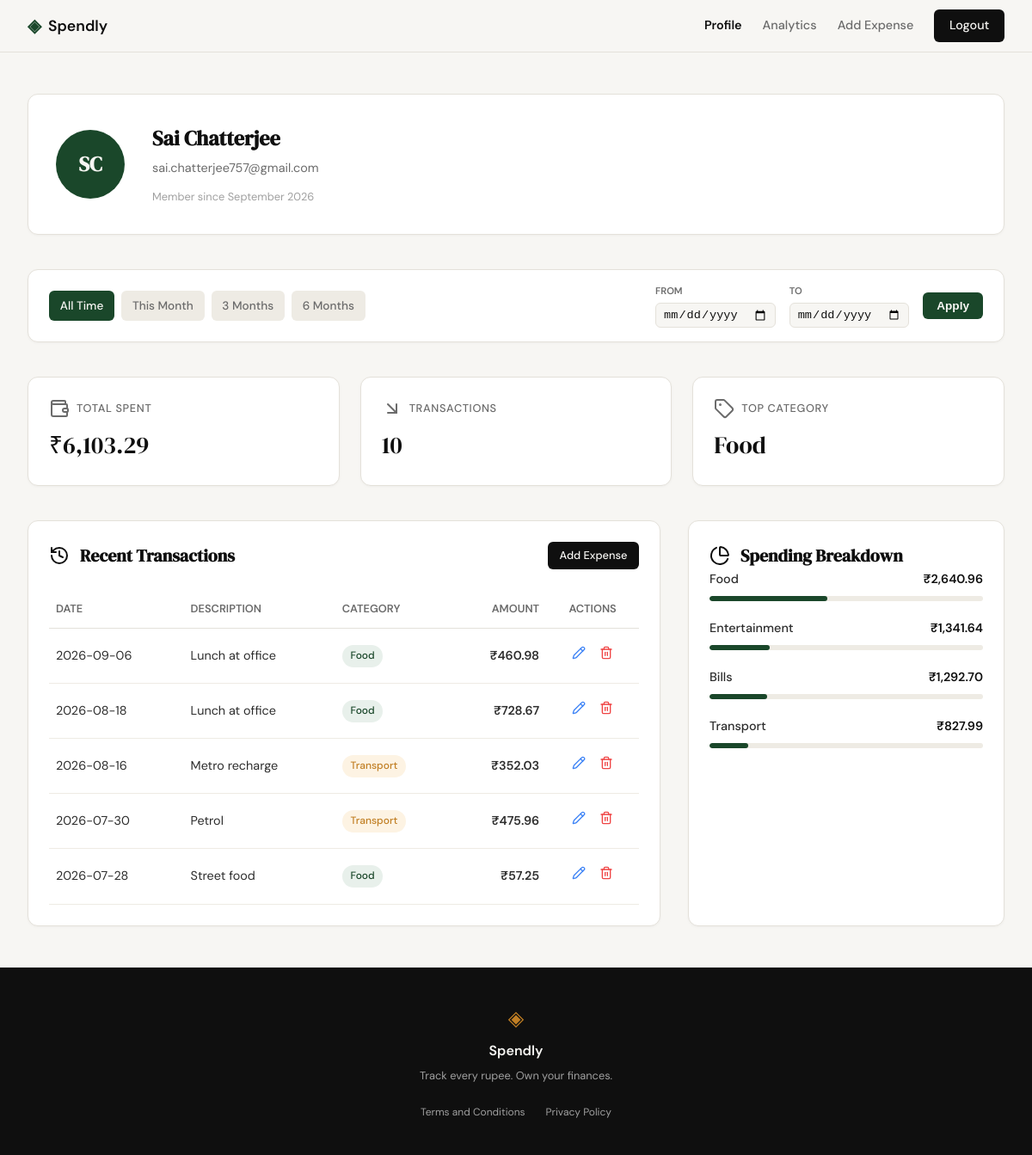
Screenshot of /profile (signed in) with the database file from the repository.
### tables this page shows
CREATE TABLE users (
                id INTEGER PRIMARY KEY AUTOINCREMENT,
                name TEXT NOT NULL,
                email TEXT UNIQUE NOT NULL,
                password_hash TEXT NOT NULL,
                created_at TEXT DEFAULT (datetime('now'))
            );

CREATE TABLE expenses (
                id INTEGER PRIMARY KEY AUTOINCREMENT,
                user_id INTEGER NOT NULL,
                amount REAL NOT NULL,
                category TEXT NOT NULL,
                date TEXT NOT NULL,
                description TEXT,
                created_at TEXT DEFAULT (datetime('now')),
                FOREIGN KEY (user_id) REFERENCES users(id)
            );

### app.py (the view)
@app.route("/profile")
def profile():
    if not session.get("user_id"):
        return redirect(url_for("login"))
    user_id = session["user_id"]
    user = get_user_profile(user_id)
    if not user:
        return redirect(url_for("login")) # User no longer exists
    validated_from, validated_to, presets = _get_date_filter_params()
    stats = get_user_stats(user_id, validated_from, validated_to)
    transactions = get_recent_transactions(user_id, date_from=validated_from, date_to=validated_to)
    categories = get_category_breakdown(user_id, validated_from, validated_to)
    return render_template(
        "profile.html",
        user=user,
        stats=stats,
        transactions=transactions,
        categories=categories,
        date_from=validated_from,
        date_to=validated_to,
        presets=presets
    )

### app.py (called while the page is built, shortened)
def _get_date_filter_params():
    date_from = request.args.get("date_from")
    date_to = request.args.get("date_to")
    validated_from = None
    validated_to = None
    today = datetime.now().date()
    presets = {
        "this_month": (today.replace(day=1).strftime("%Y-%m-%d"), today.strftime("%Y-%m-%d")),
        "last_3m": ((today - timedelta(days=90)).strftime("%Y-%m-%d"), today.strftime("%Y-%m-%d")),
        "last_6m": ((today - timedelta(days=180)).strftime("%Y-%m-%d"), today.strftime("%Y-%m-%d")),
    }
    return validated_from, validated_to, presets

### database/db.py (called while the page is built)
def get_db():
    conn = sqlite3.connect(DB_PATH)
    conn.row_factory = sqlite3.Row
    conn.execute("PRAGMA foreign_keys = ON;")
    return conn

def get_user_profile(user_id):
    with get_db() as conn:
        user = conn.execute(
            "SELECT name, email, created_at FROM users WHERE id = ?",
            (user_id,)
        ).fetchone()
        if user:
            import datetime
            dt = datetime.datetime.strptime(user['created_at'], '%Y-%m-%d %H:%M:%S')
            return {
                "name": user['name'],
                "email": user['email'],
                "join_date": dt.strftime('%B %Y')
            }
        return None

def _apply_date_filter(query, params, date_from, date_to):
    if date_from and date_to:
        query += " AND date BETWEEN ? AND ?"
        params.extend([date_from, date_to])
    return query, params

def get_recent_transactions(user_id, limit=5, date_from=None, date_to=None):
    with get_db() as conn:
        query = "SELECT id, date, description, category, amount FROM expenses WHERE user_id = ?"
        params = [user_id]
        query, params = _apply_date_filter(query, params, date_from, date_to)
        query += " ORDER BY date DESC, id DESC LIMIT ?"
        params.append(limit)
        rows = conn.execute(query, params).fetchall()
        return [
            {
                "id": row['id'],
                "date": row['date'],
                "description": row['description'],
                "category": row['category'],
                "amount": f"₹{row['amount']:,.2f}"
            }
            for row in rows
        ]

### templates/profile.html (shortened to what this page needs)
{% extends "base.html" %}
{% block head %}
<link rel="stylesheet" href="{{ url_for('static', filename='css/profile.css') }}">
{% endblock %}
{% block content %}
<div class="profile-container">
    <header class="profile-header-card">
        <div class="profile-avatar">
            {{ user.name[0] }}{{ user.name.split(' ')[-1][0] | upper }}
        </div>
        <div class="profile-user-info">
            <h1 class="profile-name">{{ user.name }}</h1>
            <span class="profile-email">{{ user.email }}</span>
            <span class="profile-meta">Member since {{ user.join_date }}</span>
        </div>
    </header>
    <div class="filter-bar">
        <div class="filter-presets">
            <a href="{{ url_for('profile') }}"
               class="filter-btn {{ 'active' if not date_from }}"
               title="Show all time">All Time</a>
            <a href="{{ url_for('profile', date_from=presets.this_month[0], date_to=presets.this_month[1]) }}"
               class="filter-btn {{ 'active' if date_from == presets.this_month[0] }}"
               title="This Month">This Month</a>
            <a href="{{ url_for('profile', date_from=presets.last_3m[0], date_to=presets.last_3m[1]) }}"
               class="filter-btn {{ 'active' if date_from == presets.last_3m[0] }}"
               title="Last 3 Months">3 Months</a>
            <a href="{{ url_for('profile', date_from=presets.last_6m[0], date_to=presets.last_6m[1]) }}"
               class="filter-btn {{ 'active' if date_from == presets.last_6m[0] }}"
               title="Last 6 Months">6 Months</a>
        </div>
        <form class="filter-custom" method="GET" action="{{ url_for('profile') }}">
            <div class="input-group">
                <label for="date_from">From</label>
                <input type="date" id="date_from" name="date_from" value="{{ date_from or '' }}">
            </div>
            <div class="input-group">
                <label for="date_to">To</label>
                <input type="date" id="date_to" name="date_to" value="{{ date_to or '' }}">
            </div>
            <button type="submit" class="filter-apply-btn">Apply</button>
        </form>
    </div>
    <section class="stats-grid">
        <div class="stat-card">
            <span class="stat-label"><i data-lucide="wallet"></i> Total Spent</span>
            <span class="stat-value">{{ stats.total_spent }}</span>
        </div>
        <div class="stat-card">
            <span class="stat-label"><i data-lucide="arrow-down-right"></i> Transactions</span>
            <span class="stat-value">{{ stats.transaction_count }}</span>
        </div>
        <div class="stat-card">
            <span class="stat-label"><i data-lucide="tag"></i> Top Category</span>
            <span class="stat-value">{{ stats.top_category }}</span>
        </div>
    </section>
    <div class="profile-content">
        <section class="content-section">
            <div class="section-header">
                <h2 class="section-title"><i data-lucide="history"></i> Recent Transactions</h2>
                <a href="{{ url_for('add_expense') }}" class="btn-primary btn-sm">Add Expense</a>
            </div>
            <div style="overflow-x: auto;">
                <table class="tx-table">
                    <thead>
                        <tr>
                            <th>Date</th>
                            <th>Description</th>
                            <th>Category</th>
                            <th style="text-align: right;">Amount</th>
                            <th style="text-align: center;">Actions</th>
                        </tr>
                    </thead>
                    <tbody>
                        {% for tx in transactions %}
                        <tr>
                            <td>{{ tx.date }}</td>
                            <td>{{ tx.description }}</td>
                            <td>
                                <span class="tx-badge badge-{{ tx.category | lower }}">
                                    {{ tx.category }}
                                </span>
                            </td>
                            <td class="tx-amount">{{ tx.amount }}</td>
                            <td style="text-align: center;">
                                <div style="display:flex; gap: 8px; justify-content: center;">
                                    <a href="{{ url_for('edit_expense', id=tx.id) }}" class="btn-edit-sm" title="Edit Expense" style="color: #3b82f6; padding: 4px;">
                                        <i data-lucide="pencil" style="width: 16px; height: 16px;"></i>
                                    </a>
                                    <form action="{{ url_for('handle_delete_expense', id=tx.id) }}" method="POST"
                                          onsubmit="return confirm('Are you sure you want to delete this expense?');"
                                          style="display:inline;">
                                        <button type="submit" class="btn-delete-sm" title="Delete Expense" style="background: none; border: none; cursor: pointer; color: #ef4444; padding: 4px;">
                                            <i data-lucide="trash-2" style="width: 16px; height: 16px;"></i>
                                        </button>
                                    </form>
                                </div>
                            </td>
                        </tr>
                        {% endfor %}
                    </tbody>
                </table>
            </div>
        </section>
        <section class="content-section">
            <h2 class="section-title"><i data-lucide="pie-chart"></i> Spending Breakdown</h2>
            <div class="cat-list">
                {% for cat in categories %}
                <div class="cat-item">
                    <div class="cat-info">
                        <span class="cat-name">{{ cat.category }}</span>
                        <span class="cat-amount">{{ cat.amount }}</span>
                    </div>
                    <div class="cat-bar-track">
                        <div class="cat-bar-fill" style="width: {{ cat.percentage }}%;"></div>
                    </div>
                </div>
                {% endfor %}
            </div>
        </section>
    </div>
</div>
{% endblock %}

### static/css/style.css (style rules this page uses)
:root { --ink: #0f0f0f; --ink-soft: #2d2d2d; --ink-muted: #6b6b6b; --ink-faint: #a0a0a0; --paper: #f7f6f3; --paper-warm: #f0ede6; --paper-card: #ffffff; --accent: #1a472a; --accent-light: #e8f0eb; --accent-2: #c17f24; --accent-2-light: #fdf3e3; --danger: #c0392b; --danger-light: #fdecea; --border: #e4e1da; --border-soft: #eeebe4; --font-display: 'DM Serif Display', Georgia, serif; --font-body: 'DM Sans', system-ui, sans-serif; --max-width: 1200px; --auth-width: 440px; --radius-sm: 6px; --radius-md: 12px; --radius-lg: 20px; }
*, *::before, *::after { box-sizing: border-box; margin: 0; padding: 0; }
html { font-size: 16px; scroll-behavior: smooth; }
body { background: var(--paper); color: var(--ink); font-family: var(--font-body); font-size: 1rem; line-height: 1.6; -webkit-font-smoothing: antialiased; }
a { color: inherit; text-decoration: none; }
.btn-primary { display: inline-block; background: var(--ink); color: var(--paper); padding: 0.65rem 1.5rem; border-radius: var(--radius-sm); font-family: var(--font-body); font-size: 0.9rem; font-weight: 500; cursor: pointer; border: none; transition: background 0.2s; text-decoration: none; }
.btn-primary.btn-sm { padding: 0.35rem 0.85rem; font-size: 0.8rem; }

### rows the page displays
users: name "S", name "C", name "Sai Chatterjee", email "sai.chatterjee757@gmail.com"
expenses: date "2026-09-06", description "Lunch at office", category "Food", amount "₹460.98"
expenses: date "2026-08-18", description "Lunch at office", category "Food", amount "₹728.67"
expenses: date "2026-08-16", description "Metro recharge", category "Transport", amount "₹352.03"
expenses: date "2026-07-30", description "Petrol", category "Transport", amount "₹475.96"
expenses: date "2026-07-28", description "Street food", category "Food", amount "₹57.25"

### other values shown
{{ user.join_date }} "September 2026"
{{ stats.total_spent }} "₹6,103.29"
{{ stats.transaction_count }} "10"
{{ stats.top_category }} "Food"
{{ cat.category }} "Food" "Entertainment" "Bills" "Transport"
{{ cat.amount }} "₹2,640.96" "₹1,341.64" "₹1,292.70" "₹827.99"
